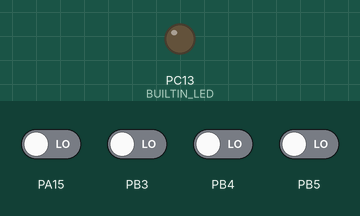
The sketch below on a simulated STM32 Blue Pill. Shown: output pins drawn as LEDs (lit = HIGH). Inputs (shaded band) come from the test bench; at power-on: PA15, PB3–5 LOW. What the sketch prints to the serial monitor is not drawn.

Above: at 0.01 s.
At 1.2 s:
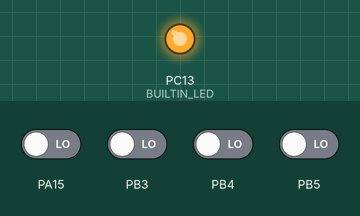
1.3 s: PA15 driven HIGH
Timing chart, 0 to 4.3 s (numbered marks = the images above; inputs shaded):
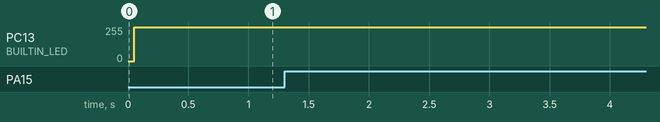

The sketch:

sketch_nov22a.ino
```cpp
// main.ino

#include "STM32TimerInterrupt.h"
#include <IWatchdog.h>

// system
#define BUILTIN_LED PC13  // A.L
STM32Timer ITimer(TIM1);

// switch
#define SW_0_PIN PB5
#define SW_1_PIN PB4
#define SW_2_PIN PB3
#define SW_3_PIN PA15

struct SW {
  uint8_t pin;
  bool flag;
  uint8_t delay;
};

SW sw_0;
SW sw_1;
SW sw_2;
SW sw_3;

//
uint8_t count100us = 0;


void TimerHandler()  // 100us
{
  count100us++;
}

void setup() {
  // put your setup code here, to run once:

  Serial.begin(9600);
  while (!Serial)
    ;

  sw_0.pin = SW_0_PIN;
  sw_1.pin = SW_1_PIN;
  sw_2.pin = SW_2_PIN;
  sw_3.pin = SW_3_PIN;

  pinMode(sw_0.pin, INPUT);
  pinMode(sw_1.pin, INPUT);
  pinMode(sw_2.pin, INPUT);
  pinMode(sw_3.pin, INPUT);

  pinMode(BUILTIN_LED, OUTPUT);
  digitalWrite(BUILTIN_LED, HIGH);  // OFF

  ITimer.attachInterruptInterval(100, TimerHandler);  // 100us

  IWatchdog.reload();
  IWatchdog.begin(50000);  // 50ms
}

void loop() {
  // put your main code here, to run repeatedly:

  if (count100us >= 50) {  // 5ms
    count100us = 0;

    digitalWrite(BUILTIN_LED, LOW);  // ON
    // 사용자 코드 시작 ~~~~~~~~~~~~~~~~~~~~~~~~~~~~~~~~~~~~~~~~~~~~~

    check_SW_0();
    check_SW_1();
    check_SW_2();
    check_SW_3();

    // 사용자 코드 끝 ~~~~~~~~~~~~~~~~~~~~~~~~~~~~~~~~~~~~~~~~~~~~~

    digitalWrite(BUILTIN_LED, HIGH);  // OFF
  }

  IWatchdog.reload();
}
```

switch.ino
```cpp
// switch.ino

void check_SW_0(void) {
  if (digitalRead(sw_0.pin) == HIGH) {  // 버튼 누름
    if (sw_0.delay++ >= 10) {           // 5ms 마다 증가해서 누른채로 50ms지나면
      if (sw_0.flag == false) {
        sw_0.flag = true;

        Serial.println("0");
      }
    }
  } else  // 버튼 놓음, 또는 채터링시에도 변수 리셋
  {
    if (sw_0.flag == true) {
    }

    sw_0.delay = 0;
    sw_0.flag = false;
  }
}

void check_SW_1(void) {
  if (digitalRead(sw_1.pin) == HIGH) {  // 버튼 누름
    if (sw_1.delay++ >= 10) {           // 5ms 마다 증가해서 누른채로 50ms지나면
      if (sw_1.flag == false) {
        sw_1.flag = true;

        Serial.println("1");
      }
    }
  } else  // 버튼 놓음, 또는 채터링시에도 변수 리셋
  {
    if (sw_1.flag == true) {
    }
    sw_1.delay = 0;
    sw_1.flag = false;
  }
}

void check_SW_2(void) {
  if (digitalRead(sw_2.pin) == HIGH) {  // 버튼 누름
    if (sw_2.delay++ >= 10) {           // 5ms 마다 증가해서 누른채로 50ms지나면
      if (sw_2.flag == false) {
        sw_2.flag = true;

        Serial.println("2");
      }
    }
  } else  // 버튼 놓음, 또는 채터링시에도 변수 리셋
  {
    if (sw_2.flag == true) {
    }
    sw_2.delay = 0;
    sw_2.flag = false;
  }
}

void check_SW_3(void) {
  if (digitalRead(sw_3.pin) == HIGH) {  // 버튼 누름
    if (sw_3.delay++ >= 10) {           // 5ms 마다 증가해서 누른채로 50ms지나면
      if (sw_3.flag == false) {
        sw_3.flag = true;

        Serial.println("3");
      }
    }
  } else  // 버튼 놓음, 또는 채터링시에도 변수 리셋
  {
    if (sw_3.flag == true) {
    }
    sw_3.delay = 0;
    sw_3.flag = false;
  }
}
```

Measured:
- after the input at 1.3 s, every drawn part: stays the same
